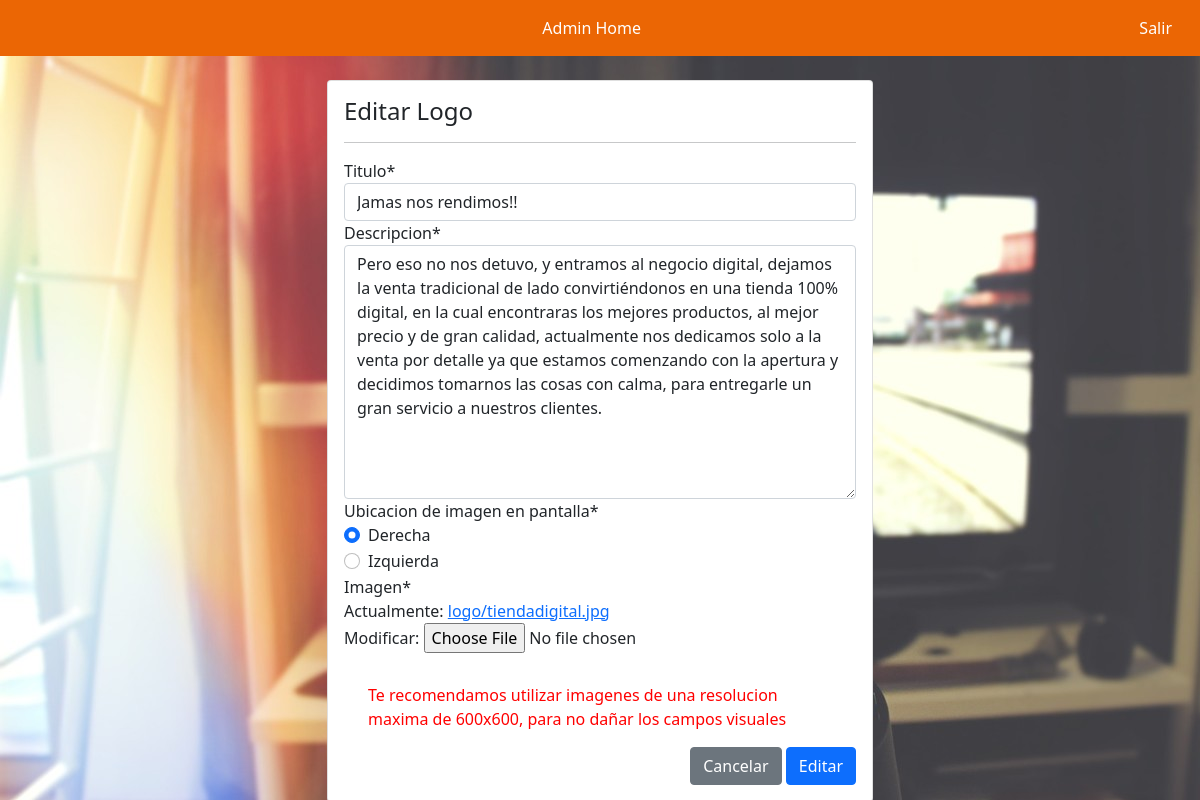
The app's page /modificar-presentacion2/1/ (signed in) with its own data.
### web/models.py (models this page shows, shortened)
class Presentacion2(models.Model):
    id_presentacion = models.AutoField(primary_key=True)
    titulo = models.CharField(max_length=20)
    descripcion = models.TextField(max_length=410 )
    ubicacion_img = models.CharField(max_length=20, default="Derecha")
    imagen = models.ImageField(upload_to="logo", null=True)

### web/views.py (the view, shortened to what this page needs)
# urls.py: path('modificar-presentacion2/<id>/', modificar_presentacion2, name="modificar_presentacion2"),
def modificar_presentacion2(request, id):
    if request.user.is_staff:
        producto = get_object_or_404(Presentacion2, id_presentacion=id)
        data = {
            'form': Presentacion2Form(instance=producto)
        }
        return render(request, 'presentacion/modificar_presentacion2.html', data)
    else:
        return render(request,'acceso-denegado.html')

### web/forms.py
class Presentacion2Form(forms.ModelForm):
    ubicacion_img = forms.ChoiceField(
    required=True,
    widget=forms.RadioSelect,
    choices=FAVORITE_COLORS_CHOICES,
    label='Ubicacion de imagen en pantalla',
    )
    class Meta:
        model = Presentacion2
        fields = '__all__'

### carrito/context_processor.py (called while the page is built)
def importe_total_carro(request):
    total=0
    if 'carro' in request.session:
        for key, value in request.session["carro"].items():
            total=total+(int(value["precio"]))
    return {"importe_total_carro":total}

def precio_totalMasEnvio(request):
    precio_envio = PrecioEnvio.objects.only('precio').get(id_envio=1)
    total=0 + precio_envio.precio
    if 'carro' in request.session:
        for key, value in request.session["carro"].items():
            total=total+(int(value["precio"]))
    return {"precio_totalMasEnvio":total}

### web/templates/presentacion/modificar_presentacion2.html (shortened to what this page needs)
{% extends 'baseadmin.html' %}
{% load crispy_forms_tags %}
{% load static %}
{% block body %}
<div class="container mt-4">
    <div class="row">
        <div class="col-12 col-md-6 offset-md-3">
            <div class="card">
                <div class="card-body">
                    <h4>Editar Logo</h2>
                        <hr />
                        <form action="" method="post" enctype="multipart/form-data">
                            {% csrf_token %} {{ form | crispy}}
                            <div class="container-sm" id="advertencia">
                                <p>Te recomendamos utilizar imagenes de una resolucion maxima de 600x600,
                                    para no dañar los campos visuales
                                </p>
                            </div>
                            <div class="d-flex justify-content-end mt-2">
                                <a href="{% url 'nosotros' %}" class="btn btn-secondary">Cancelar</a>
                                <input type="submit" value="Editar" class="btn btn-primary" />
                            </div>
                        </form>
                </div>
            </div>
        </div>
    </div>
</div>
{% endblock %}

### static/css/admin.css (style rules this page uses)
body { background: white url("../imagenes/fondo.jpg") ; }
#advertencia { margin-top: 30px; }
#advertencia p { color: red; }

### records on screen
Presentacion2: titulo "Jamas nos rendimos!!", descripcion "Pero eso no nos detuvo, y entramos al negocio digital, dejamos la venta tradicional de lado convirtiéndonos en una tienda 100% digital, en la cual encontraras los mejores productos, al mejor precio y de gran calidad, actualmente nos dedicamos solo a la venta por detalle ya que estamos comenzando con la apertura y decidimos tomarnos las cosas con calma, para entregarle un gran servicio a nuestros clientes.", ubicacion_img "☑ Derecha ☐ Izquierda"
